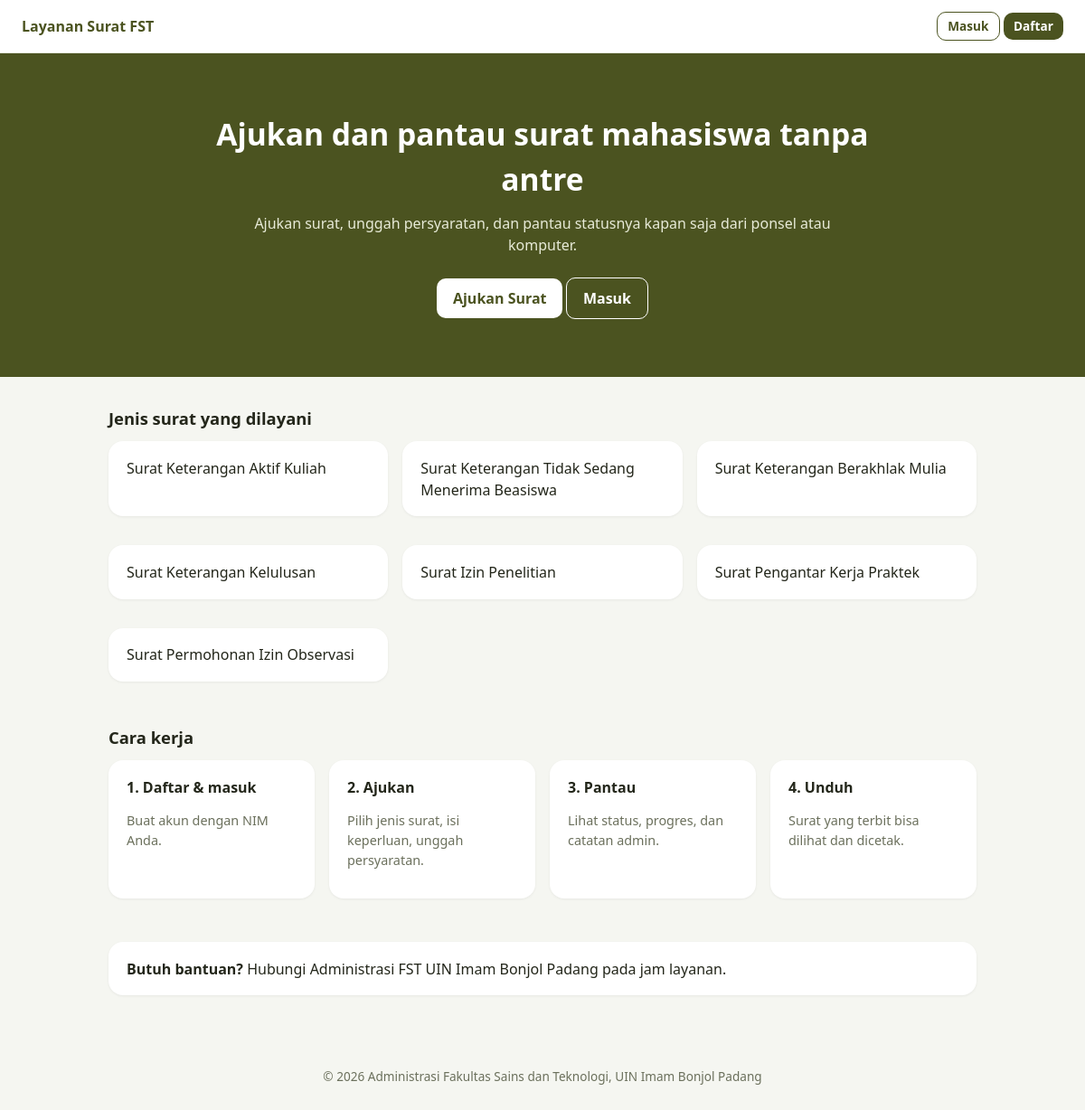
Before: / with the older database file.
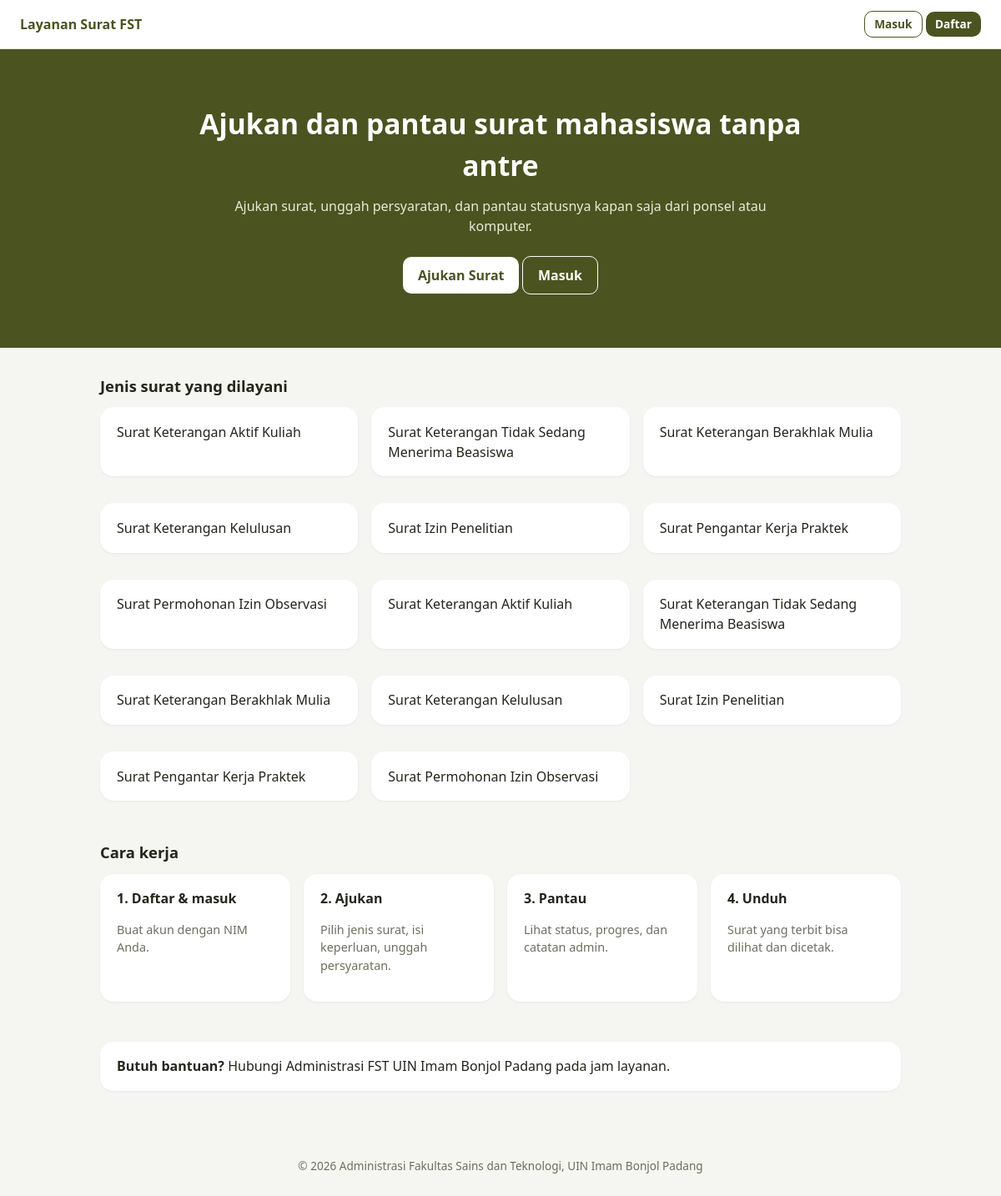
After: the same page with the newer database file.
### tables this page shows
CREATE TABLE jenis_surat (
  id_jenis INT AUTO_INCREMENT PRIMARY KEY,
  nama_jenis VARCHAR(100) NOT NULL,
  deskripsi VARCHAR(255) NULL
);

### includes/helpers.php (called while the page is built, shortened)
<?php
function e($s) { return htmlspecialchars((string)$s, ENT_QUOTES, 'UTF-8'); }
function url($p = '') { return BASE_URL . '/' . ltrim($p, '/'); }
function user() { return $_SESSION['user'] ?? null; }

### index.php (the view, shortened to what this page needs)
<?php require __DIR__ . '/includes/bootstrap.php';
$jenis = $pdo->query('SELECT nama_jenis FROM jenis_surat ORDER BY id_jenis')->fetchAll();
require __DIR__ . '/includes/public_header.php'; ?>
<section class="hero"><h1>Ajukan dan pantau surat mahasiswa tanpa antre</h1>
<p>Ajukan surat, unggah persyaratan, dan pantau statusnya kapan saja dari ponsel atau komputer.</p>
<a class="btn" href="<?= url('register.php') ?>">Ajukan Surat</a> <a class="btn sec" href="<?= url('login.php') ?>">Masuk</a></section>
<div class="wrap">
<h2>Jenis surat yang dilayani</h2>
<div class="grid g3"><?php foreach ($jenis as $j): ?><div class="card"><?= e($j['nama_jenis']) ?></div><?php endforeach; ?></div>
<h2 style="margin-top:2rem">Cara kerja</h2>
<div class="grid g4">
<div class="card"><b>1. Daftar &amp; masuk</b><p class="muted">Buat akun dengan NIM Anda.</p></div>
<div class="card"><b>2. Ajukan</b><p class="muted">Pilih jenis surat, isi keperluan, unggah persyaratan.</p></div>
<div class="card"><b>3. Pantau</b><p class="muted">Lihat status, progres, dan catatan admin.</p></div>
<div class="card"><b>4. Unduh</b><p class="muted">Surat yang terbit bisa dilihat dan dicetak.</p></div></div>
<div class="card" style="margin-top:2rem"><b>Butuh bantuan?</b> Hubungi Administrasi FST UIN Imam Bonjol Padang pada jam layanan.</div>
</div>
<?php require __DIR__ . '/includes/public_footer.php';

### includes/public_header.php (shortened to what this page needs)
<!doctype html>
<html lang="id"><head><meta charset="utf-8"><meta name="viewport" content="width=device-width,initial-scale=1">
<link rel="stylesheet" href="<?= url('assets/css/style.css') ?>"></head><body>
<div class="pub-top"><a class="brand" href="<?= url('index.php') ?>"><?= e(APP_NAME) ?></a>
<span><?php if (user()): ?><a class="btn sm" href="<?= url(user()['role'] === 'admin' ? 'admin/dashboard.php' : 'mahasiswa/dashboard.php') ?>">Dashboard</a>
<?php else: ?><a class="btn sec sm" href="<?= url('login.php') ?>">Masuk</a> <a class="btn sm" href="<?= url('register.php') ?>">Daftar</a><?php endif; ?></span></div>

### includes/public_footer.php
<div class="footer">&copy; <?= date('Y') ?> Administrasi Fakultas Sains dan Teknologi, UIN Imam Bonjol Padang</div>
<script src="<?= url('assets/js/app.js') ?>"></script></body></html>

### assets/css/style.css (style rules this page uses)
:root { --olive:#4B5320;--olive-d:#3a4118;--bg:#f5f6f1;--card:#fff;--tx:#23261a;--mut:#6b705c;--line:#e3e5da }
* { box-sizing:border-box }
body { margin:0;font-family:system-ui,-apple-system,"Segoe UI",Roboto,sans-serif;background:var(--bg);color:var(--tx);line-height:1.5 }
a { color:var(--olive) }
h1 { font-size:1.5rem;margin:0 0 .25rem }
h2 { font-size:1.15rem;margin:0 0 .75rem }
.muted { color:var(--mut);font-size:.9rem }
.card { background:var(--card);border-radius:16px;padding:1.1rem 1.25rem;box-shadow:0 1px 3px rgba(0,0,0,.06);margin-bottom:1rem }
.grid { display:grid;gap:1rem }
.g4 { grid-template-columns:repeat(4,1fr) }
.g3 { grid-template-columns:repeat(3,1fr) }
.btn { display:inline-block;background:var(--olive);color:#fff;border:0;padding:.6rem 1.1rem;border-radius:10px;font:inherit;font-weight:600;cursor:pointer;text-decoration:none }
.btn.sec { background:#fff;color:var(--olive);border:1px solid var(--olive) }
.btn.sm { padding:.3rem .7rem;font-size:.85rem }
.pub-top { background:#fff;border-bottom:1px solid var(--line);padding:.8rem 1.5rem;display:flex;justify-content:space-between;align-items:center }
.pub-top a.brand { font-weight:700;color:var(--olive);text-decoration:none }
.hero { background:var(--olive);color:#fff;padding:4rem 1.5rem;text-align:center }
.hero h1 { font-size:2.1rem;max-width:760px;margin:0 auto .75rem }
.hero p { max-width:640px;margin:0 auto 1.5rem;color:#e8ebd8 }
.hero .btn { background:#fff;color:var(--olive) }
.hero .btn.sec { background:transparent;color:#fff;border-color:#fff }
.wrap { max-width:1000px;margin:0 auto;padding:2rem 1.25rem }
.footer { text-align:center;color:var(--mut);padding:2rem 1rem;font-size:.85rem }

Changed rows visible on the page:
added jenis_surat: nama_jenis "Surat Keterangan Aktif Kuliah"
added jenis_surat: nama_jenis "Surat Keterangan Tidak Sedang Menerima Beasiswa"
added jenis_surat: nama_jenis "Surat Keterangan Berakhlak Mulia"
added jenis_surat: nama_jenis "Surat Keterangan Kelulusan"
added jenis_surat: nama_jenis "Surat Izin Penelitian"
added jenis_surat: nama_jenis "Surat Pengantar Kerja Praktek"
added jenis_surat: nama_jenis "Surat Permohonan Izin Observasi"
